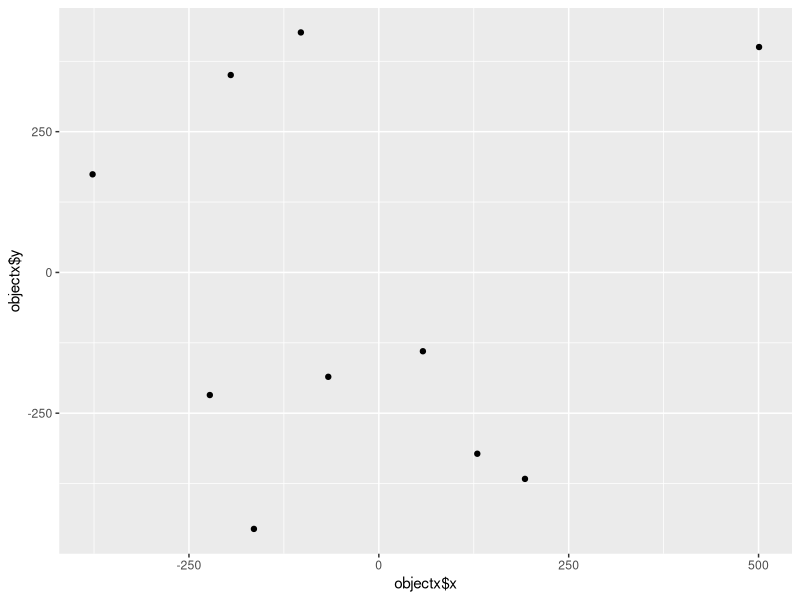

Write R code to recreate this figure.
## evolutionary 
select<-function(history, model)
{
  a<-runif(1)
  
  if (a < prawdopodobienstwo) {
    usedValues <- vector(mode="numeric", length=0)
    sigma_x<-vector(mode="double", length=0)
    sigma_y<-vector(mode="double", length=0)
    x<-vector(mode="double", length=0)
    y<-vector(mode="double", length=0)
    k <- sample(2:length(history$x), 1)
    
    for (i in 1:k) {
          if (vector.is.empty(usedValues)) {
            j <- sample(1:length(history$x), 1)
            
            usedValues<-c(usedValues, j)
            usedValues<-c(usedValues, j)
            sigma_x<-c(sigma_x, history$sigma_x[j])
            sigma_y<-c(sigma_y, history$sigma_y[j])
            x<-c(x, history$x[j])
            y<-c(y, history$y[j])
            
          } else {
            
            while (is.element(j,usedValues) ) {
              j <- sample(1:length(history$x), 1)
            }
            
            usedValues<-c(usedValues, j)
            sigma_x<-c(sigma_x, history$sigma_x[j])
            sigma_y<-c(sigma_y, history$sigma_y[j])
            x<-c(x, history$x[j])
            y<-c(y, history$y[j])
            
          }
    }
    
    temp<-data.frame(sigma_x=sigma_x, sigma_y=sigma_y, x=x, y=y)
    
  } else {
    k <- sample(2:length(history$x), 1)
    temp<-data.frame(sigma_x=history$sigma_x[k], sigma_y=history$sigma_y[k], x=history$x[k], y=history$y[k], 
                     minimum=history$minimum[k], best_x=history$x[1], best_y=history$y[1], best_minimum=history$minimum[1])
  }
  return (temp)
}

vector.is.empty <- function(x) 
  return(length(x) ==0 )

modelUpdate<-function(selectedPoints, oldModel)
{
  return (oldModel)
}

variation<-function(selectedPoints, model)
{ 
  
  return (selectedPoints)
}

crossover<-function(parent1, parent2)
{
  a<-runif(1)
  parent1$x<-a*parent1$x+(1-a)*parent2$x
  parent1$y<-a*parent1$y+(1-a)*parent2$y
  parent1$sigma_x<-a*parent1$sigma_x+(1-a)*parent2$sigma_x
  parent1$sigma_y<-a*parent1$sigma_y+(1-a)*parent2$sigma_y
  return (parent1)
}


## particle swarm

## antlion


## the engine

aggregatedOperator<-function(history, oldModel)
{ 
  selectedPoints<-select(history, oldModel)
  newModel<-modelUpdate(selectedPoints, oldModel)
  newPoints<-variation(selectedPoints, newModel)
  return (list(newPoints=newPoints,newModel=newModel))
}

metaheuristicRun<-function(initialization, startPoints, termination, evaluation)
{
  history<-initialization(startPoints)
  print(history)
  history<-evaluateList(history, evaluation)
  model<-initModel(history)
  i<-1
  while (!termination(i,1))
  {
    i<-i+1
    aa<-aggregatedOperator(history, model)
    aa$newPoints<-evaluateList(aa$newPoints, evaluation)
    history<-historyPush(history,aa$newPoints)
    model<-aa$newModel
  }
  return(history)
}

historyPush<-function(oldHistory, newPoints)
{
  newHistory<-c(oldHistory,newPoints)
  return (newHistory)
}

historyPop<-function(history, number)
{
  stop=length(history)
  start=max(stop-number+1,1)
  return(history[start:stop])
}

evaluateList<-function(points,evaluation)
{
  for (i in 1:length(points$x)) {
    points$quality[[i]]<-evaluation(points$x[[i]], points$y[[i]])
  }
  return (points) 
}

#commonFunctions

mi<-10

generateStartPoints<-function(mi)
{
  startPoints<-data.frame(sigma_x=numeric(mi), sigma_y=numeric(mi), x=numeric(mi), y=numeric(mi), minimum=numeric(mi))
  for (i in 1:mi)
  {
    startPoints$x[i]<-runif(1, -512, 512)
    startPoints$y[i]<-runif(1, -512, 512)
    startPoints$sigma_x[i]<-0.2
    startPoints$sigma_y[i]<-0.2
    startPoints$minimum[i]<-1000.0
    startPoints$best_minimum[i]<-1000.0
  }
  return (startPoints)
}

termination<-function(i, n)
{
  if (i <= n) { 
    return (F) 
  } 
  else { 
    return (T) 
  }
}

evaluation<-function(x, y)
{
  return(x^2 + y^2)
}

initialization<-function(points)
{
  historyPoints<-data.frame(points)
  return (historyPoints)
}

initModel<-function(points)
  {
  historyPoints<-data.frame(points)
  return (historyPoints)
}

selection<-function(point, history)
{
  len<-max(i, 1)
  if(len == 1 || point$minimum<history$best_minimum[len]) 
  {
    point$best_x<-point$x
    point$best_y<-point$y
    point$best_minimum<-point$minimum
  } else {
    point$best_x<-history$best_x[len]
    point$best_y<-history$best_y[len]
    point$best_minimum<-history$best_minimum[len]
  }
  return(point) 
}

########## funtion

library(ggplot2)

startPoints<-generateStartPoints(mi)
prawdopodobienstwo<-0.5

objectx<-metaheuristicRun(initialization, startPoints, termination, evaluation)
print(qplot(objectx$x, objectx$y))
#bla<-termination(3,2)
